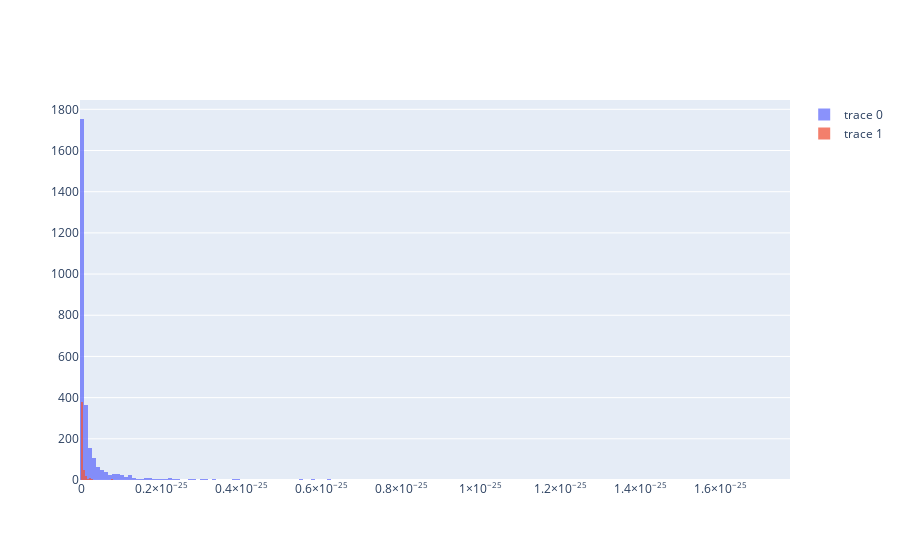

Notebook cell for this chart:
### Code cell
df_2['proba'] = p

fig = go.Figure()
fig.add_trace(go.Histogram(x = df_2.loc[df_2['Churn?'] == 0]['proba']))
fig.add_trace(go.Histogram(x = df_2.loc[df_2['Churn?'] == 1]['proba']))

# Overlay both histograms
fig.update_layout(barmode = 'overlay')
# Reduce opacity to see both histograms
fig.update_traces(opacity = 0.75)
fig.show()

### Figure 1 — Plotly figure (JSON) as saved in the notebook; plotly's stock layout.template omitted (floating-point values rounded to 4 significant figures; data arrays with more than 128 entries replaced by an {"elided": "..."} marker saying what was removed)
{"data": [{"opacity": 0.75, "type": "histogram", "x": {"elided": "2850 float values"}}, {"opacity": 0.75, "type": "histogram", "x": {"elided": "483 float values"}}], "layout": {"barmode": "overlay"}}
